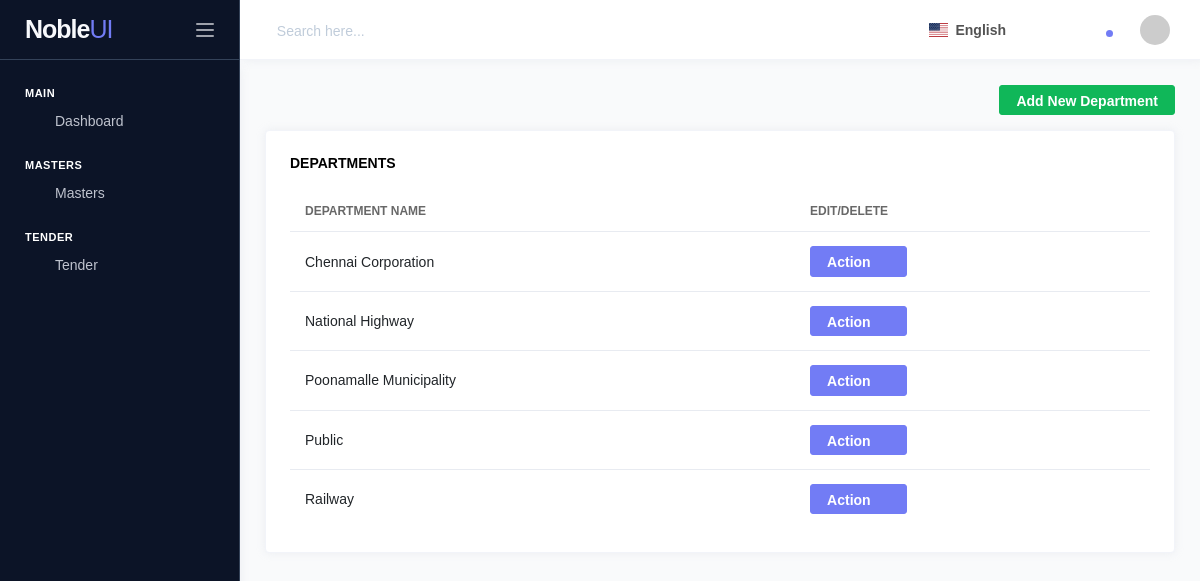
Screenshot of /masters/department with the database file from the repository.
### masters/models.py (models this page shows, shortened)
class DepartmentModel(models.Model):
    department = models.CharField(max_length=100)

### masters/views.py (the view)
# urls.py: path('department', views.Department.as_view(), name='department'),
class Department(View):
    template_name = "department.html"
    def get(self, request):
        department = models.DepartmentModel.objects.all()
        datas = {
            "departments": department,
        }
        return render(request, template_name=self.template_name, context=datas)

### masters/templates/department.html (shortened to what this page needs)
{% extends 'base.html' %}
{% load static %}
{% block content %}
<nav class="page-breadcrumb text-right">
    <a href="{% url 'add-department' %}" class="btn btn-success">Add New Department</a>
</nav>
<div class="row">
    <div class="col-md-12 grid-margin stretch-card">
<div class="card">
<div class="card-body">
<h6 class="card-title">Departments</h6>
<div class="table-responsive">
  <table id="dataTableExample" class="table">
    <thead>
      <tr>
        <th>Department Name</th>
        <th>Edit/Delete</th>
      </tr>
    </thead>
    <tbody>
        {% for department in departments %}
            <tr>
                <td>{{ department.department }}</td>
                <td>
                    <div class="btn-group" role="group">
                        <button id="btnGroupDrop1" type="button" class="btn btn-primary dropdown-toggle" data-toggle="dropdown" aria-haspopup="true" aria-expanded="false">
                            Action
                        </button>
                    </div>
                </td>
            </tr>
        {% endfor %}
    </tbody>
  </table>
</div>
</div>
</div>
    </div>
</div>
{% endblock %}

### rows the page displays
DepartmentModel: department "Chennai Corporation"
DepartmentModel: department "National Highway"
DepartmentModel: department "Poonamalle Municipality"
DepartmentModel: department "Public"
DepartmentModel: department "Railway"
